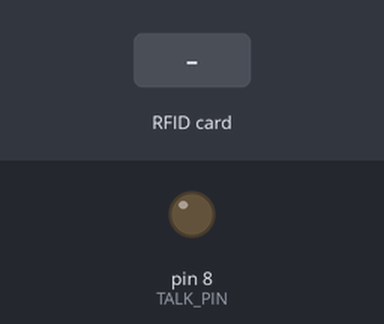
This sketch was run on a simulated Arduino Uno, built with avr-gcc and run on an emulated ATmega328P. Parts: output pins drawn as LEDs (lit = HIGH). The test bench sets the inputs (shaded band). Pins used as bus, display or sensor lines are not drawn; what the sketch prints to the serial monitor is not drawn.

Above: at 18.9 s.
19.0 s: RFID card 5E 7A 19 C4 held to the reader
At 19.7 s:
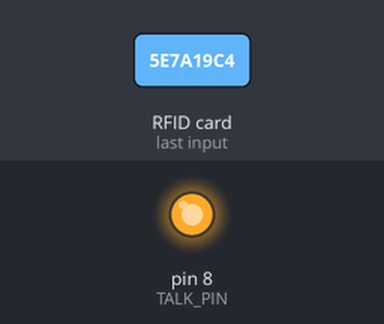
Timing chart, 0 to 22.0 s (numbered marks = the images above; inputs shaded):
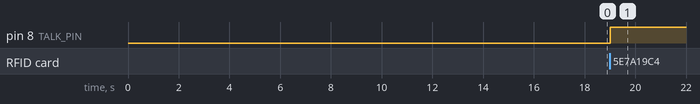

Measured:
- after the input at 19.0 s, pin 8 (TALK_PIN): LOW → HIGH at once

The sketch:

DecisionUnArd_main_humo.ino
```cpp
//  The values info matrix represent the following;
//  mu1 is here == 1
//  mu2 is here == 2
//  mu3 is here == 3
//  BU is here == 4
//  This tile is scanned == 5
//  This tile has not been scanned == 0
//  The target is there == 6
//  mu is planning to go here == 7 // not used
//  obtacle here == 8

#include "DecisionUnArd_header.h";

// RFID includes
#include <SPI.h>
#include <MFRC522.h>
//RFID defines
#define RST_PIN 9
#define SS_PIN 10
#define TALK_PIN 8
#define ISRESET_PIN 3
MFRC522 rfid(SS_PIN, RST_PIN);

uint8_t isCardDetected = 0;

// Define positions
Position buPosition = {5, 5};
Position currentPosition = {2, 2};
// Position unknownTargetPosition = {1, 9};
Position targetPosition = {-1,-1};

// Define obstacles
Position obstacles[MAX_OBSTACLES];

int obstacleCount = 2;
int buLink = 0;

// Define mu_info_matrix
int mu_info_matrix[GRID_SIZE][GRID_SIZE] = {
    {0, 0, 0, 0, 0, 0, 0, 0, 0},
    {0, 0, 0, 0, 8, 8, 0, 0, 0},
    {0, 0, 0, 0, 0, 0, 0, 0, 0},
    {7, 7, 7, 7, 7, 7, 7, 7, 7},
    {7, 7, 7, 7, 4, 7, 7, 7, 7},
    {7, 7, 7, 7, 7, 7, 7, 7, 7},
    {7, 7, 7, 7, 7, 7, 7, 7, 7},
    {7, 7, 7, 7, 7, 7, 7, 7, 7},
    {7, 7, 7, 7, 7, 7, 7, 7, 7}
};

// Set state to MOVING_TO_SEARCH_AREA
int state = MOVING_TO_SEARCH_AREA;

// Test function
// Test function
void test_move_decider_MU1() {


  // Call move_decider_MU1
  Position nextMoveResult = move_decider_MU1(buPosition, currentPosition, targetPosition, obstacles, obstacleCount, mu_info_matrix, state, buLink);


  if(nextMoveResult.x != 0 || nextMoveResult.y != 0){

    // Checking first the BU connecition
    if(((buPosition.x-currentPosition.x)^2 + (buPosition.y-currentPosition.y)^2)<10){
      buLink = 1;

      Serial.println("**************BU LINK IS ESTABLISHED");
    }
    else{
      buLink = 0;
      Serial.println("**************NO LINK WITH THE BU");
    }

    // Updating the info matrix
    if(currentPosition.x == targetPosition.x && currentPosition.y == targetPosition.y){

    Serial.println("Target has been found.");
    state = TARGET_FOUND;
      // Updating the info matrix
    mu_info_matrix[currentPosition.x-1][currentPosition.y - 1] = 6;

    }
    else{

      mu_info_matrix[currentPosition.x-1][currentPosition.y - 1] = 5;

    }

    currentPosition.x = currentPosition.x + nextMoveResult.x;
    currentPosition.y = currentPosition.y + nextMoveResult.y;
    mu_info_matrix[currentPosition.x-1][currentPosition.y - 1] = 1;

    // If our state is searching and we have not more unscaenned tiles left
    if(state == CURRENTLY_SEARCHING && !unscannedTileLeft(mu_info_matrix)){
      state = TARGET_NOT_FOUND;
    }

  }

  // Output the result
  Serial.print("Move made: (");
  Serial.print(nextMoveResult.x);
  Serial.print(", ");
  Serial.print(nextMoveResult.y);
  Serial.println(")");

  // Current State
  Serial.print("Current State: ");
  Serial.println(state);

  // Current Position
  // Output the result
  Serial.print("Current Position: (");
  Serial.print(currentPosition.x);
  Serial.print(", ");
  Serial.print(currentPosition.y);
  Serial.println(")");

  // Print out the mu_info_matrix
  Serial.println("mu_info_matrix:");
  for (int i = 0; i < GRID_SIZE; i++) {
      for (int j = 0; j < GRID_SIZE; j++) {
          Serial.print(mu_info_matrix[i][j]);
          Serial.print("\t");
      }
      Serial.println();
  }
}


// Setup function
void setup() {

  //RFID pin setups
  pinMode(ISRESET_PIN, OUTPUT);
  digitalWrite(ISRESET_PIN, HIGH);
  delay(2000);
  digitalWrite(ISRESET_PIN, LOW);
  pinMode(TALK_PIN, OUTPUT);
  digitalWrite(TALK_PIN, LOW);
  Serial.begin(9600);
  SPI.begin();
  rfid.PCD_Init();


  // Initialize serial communication
  Serial.begin(9600);

  obstacles[0].x = 2;
  obstacles[0].y = 5;
  obstacles[1].x = 2;
  obstacles[1].y = 6;

  // Test the move_decider_MU1 function
  test_move_decider_MU1();
  test_move_decider_MU1();
  test_move_decider_MU1();
  test_move_decider_MU1();
  test_move_decider_MU1();
  test_move_decider_MU1();
  test_move_decider_MU1();
  test_move_decider_MU1();
  test_move_decider_MU1();
  test_move_decider_MU1();
  test_move_decider_MU1();
  test_move_decider_MU1();
  test_move_decider_MU1();
  test_move_decider_MU1();
  test_move_decider_MU1();
  test_move_decider_MU1();
  test_move_decider_MU1();
  test_move_decider_MU1();
  test_move_decider_MU1();
  test_move_decider_MU1();
  test_move_decider_MU1();
  test_move_decider_MU1();
  test_move_decider_MU1();
  test_move_decider_MU1();
  test_move_decider_MU1();
  test_move_decider_MU1();
  test_move_decider_MU1();
  test_move_decider_MU1();
  test_move_decider_MU1();
  test_move_decider_MU1();
  test_move_decider_MU1();
  test_move_decider_MU1();
  test_move_decider_MU1();
  test_move_decider_MU1();
  test_move_decider_MU1();
  test_move_decider_MU1();
  test_move_decider_MU1();
  // Gets in the perimiter of the BU
  test_move_decider_MU1();
  test_move_decider_MU1();
  test_move_decider_MU1();
  test_move_decider_MU1();
  Serial.println(buLink);
  test_move_decider_MU1();
  test_move_decider_MU1();
  test_move_decider_MU1();
  // Receives the info on the target from another MU
  state = MOVING_TO_TARGET;
  test_move_decider_MU1();
  test_move_decider_MU1();
  test_move_decider_MU1();
  test_move_decider_MU1();
  test_move_decider_MU1();
  test_move_decider_MU1();
  test_move_decider_MU1();
  test_move_decider_MU1();
  test_move_decider_MU1();
  test_move_decider_MU1();

}

// Loop function
void loop() {

// Checking if we are reaading a new card
if (rfid.PICC_IsNewCardPresent() && rfid.PICC_ReadCardSerial()) {

  // Assign the coordinates
  // currentPosition.x = RFID_position_result().x;
  // currentPosition.y = RFID_position_result().y;
  digitalWrite(TALK_PIN, HIGH);

  //***** THIS IS FOR SENDING THE DECIDED MOVE
  // Serial.write(coded_coordinates);
  // delay(1000);
  // digitalWrite(TALK_PIN, LOW);

}
}
  //
```

DecisionUnArd_function.ino
```cpp
// Custom map structure to hold visited nodes and their parents
struct CustomMap {
  Position keys[GRID_SIZE * GRID_SIZE]; // Store positions (keys)
  Position values[GRID_SIZE * GRID_SIZE]; // Store parent positions (values)
  int size; // Size of the map

  // Constructor
  CustomMap() {
    size = 0;
  }

  // Function to check if the map contains a key
  bool contains(Position key) {
    for (int i = 0; i < size; i++) {
      if (keys[i].x == key.x && keys[i].y == key.y) {
        return true;
      }
    }
    return false;
  }

  // Function to insert a key-value pair into the map
  void insert(Position key, Position value) {
    keys[size] = key;
    values[size] = value;
    size++;
  }

  // Function to retrieve the parent of a key
  Position getParent(Position key) {
    for (int i = 0; i < size; i++) {
      if (keys[i].x == key.x && keys[i].y == key.y) {
        return values[i];
      }
    }
    // If key not found, return {0, 0}
    return {0, 0};
  }
};

// Function to check if a position is an obstacle
bool isObstacle(Position position, Position obstacles[], int obstacleCount) {
  for (int i = 0; i < obstacleCount; i++) {
    if (position.x == obstacles[i].x && position.y == obstacles[i].y) {
      return true;
    }
  }
  return false;
}

// Function to find the next move
Position nextMove(Position buPosition, Position currentPosition, Position aimedPosition, Position obstacles[], int obstacleCount) {
  // Initialize queue for BFS
  Position queue[GRID_SIZE * GRID_SIZE];
  CustomMap visited;

  // Add starting position to queue
  int rear = 0;
  queue[rear++] = currentPosition;

  // Perform BFS
  while (rear > 0) {
    // Dequeue
    Position current = queue[0];
    for (int i = 0; i < rear - 1; i++) {
      queue[i] = queue[i + 1];
    }
    rear--;

    // Check if current position is the target
    if (current.x == aimedPosition.x && current.y == aimedPosition.y) {
      // Reconstruct path
      Position currentPath = current;
      Position path[MAX_PATH_LENGTH];
      int pathLength = 0;
      while (!(currentPath.x == currentPosition.x && currentPath.y == currentPosition.y)) {
        path[pathLength++] = currentPath;
        currentPath = visited.getParent(currentPath);

        // For debugging purposes
        // Serial.print("\n Path in reverse  ");
        // Serial.print(currentPath.x);
        // Serial.print(",");
        // Serial.print(currentPath.y);

      }

      // Return the next move
      return {path[pathLength-1].x - currentPosition.x, path[pathLength-1].y - currentPosition.y};

  }

    // Generate neighbors (up, down, left, right)
    Position neighbors[] = {
      {current.x - 1, current.y},
      {current.x + 1, current.y},
      {current.x, current.y - 1},
      {current.x, current.y + 1}
    };

    // Add valid neighbors to queue
    for (int i = 0; i < 4; i++) {
      Position neighbor = neighbors[i];
      // Check if the neighbor is within the grid bounds
      if (neighbor.x >= 1 && neighbor.x <= GRID_SIZE && neighbor.y >= 1 && neighbor.y <= GRID_SIZE) {
        if (!isObstacle(neighbor, obstacles, obstacleCount) && !visited.contains(neighbor)) {
          queue[rear++] = neighbor;
          visited.insert(neighbor, current);
        }
      }
    }
  }
  //******************************************************************
  //***ADD CHECK FOR AIMING AT AN MU & MAKE THEM MOVE TO BU INSTEAD***
  //*********THIS WILL BE ADDED AFTER MOVE_TO_BU IS FINISHED**********
  //******************************************************************


  // No path found
  return {0, 0};
}

//******************************************************************
//************************SEARCHER FUNCTION*************************
//******************************************************************

// GRID_SIZE is a global variable, no need to have it as input.

Position searcher(Position buPosition, Position currentPosition, Position obstacles[], int obstacleCount, int mu_info_matrix[GRID_SIZE][GRID_SIZE]) {

Position aimedPosition; // Will be input to the next_move_function
int distance_matrix[GRID_SIZE][GRID_SIZE];

for (int i = 0; i < GRID_SIZE; i++) {
    for (int j = 0; j < GRID_SIZE; j++) {

      // Calculating the distances (Note that the value we multiply may change if it isn't sufficient)
      distance_matrix[i][j] = abs(currentPosition.x - i) + abs(currentPosition.y - j) + 10*mu_info_matrix[i][j];
    }
  }

  int min_value = distance_matrix[0][0]; // Assuming the first element is the min value
  int min_row = 0;      // Initialize the index of the minimum value
  int min_column = 0;

  for (int i = 0; i < GRID_SIZE; i++) {
    for (int j = 0; j < GRID_SIZE; j++) {

      if(distance_matrix[i][j]<min_value){

        min_value = distance_matrix[i][j];
        min_row = i;
        min_column = j;

      }
    }
  }

  aimedPosition.x = min_row + 1; // Since our positions start from 1 but indexes start from 0 we add a 1.
  aimedPosition.y = min_column + 1;
  Position nextMoveResult = nextMove(buPosition, currentPosition, aimedPosition, obstacles, obstacleCount);

  return nextMoveResult;
}

//******************************************************************
//***********************MOVE TO BU FUNCTION************************
//******************************************************************

Position move_to_BU(Position buPosition, Position currentPosition, Position obstacles[], int obstacleCount){

 Position nextMoveResult = nextMove(buPosition, currentPosition, buPosition, obstacles, obstacleCount);

 return nextMoveResult;
}

//******************************************************************
//*********************MOVE TO TARGET_1 FUNCTION********************
//******************************************************************

// State of the MU should be adjusted in the route planner function, not in the indvidual movement functions.
// Also after getting the next position info, we should check if current+move == target, and change state accordingly.
// Of course depending on the MU the position we check will differ.
// You might wanna take the state out of this and adjust it after the result

Position move_to_target_MU1(Position buPosition, Position currentPosition, Position targetPosition, Position obstacles[], int obstacleCount, int& state){

Position aimedPosition = targetPosition;

// If the target is in any of the corners, the position might be most probably blocked
// by other MUs so instead of moving direclt on to the target, just go the the diagonal position.
if(aimedPosition.x == 1 && aimedPosition.y == 1){
  aimedPosition.x = 2;
  aimedPosition.y = 2;
}
if(aimedPosition.x == 1 && aimedPosition.y == 9){
  aimedPosition.x = 2;
  aimedPosition.y = 8;
}

if(aimedPosition.x == 9 && aimedPosition.y == 1){
  aimedPosition.x = 8;
  aimedPosition.y = 2;
}

if(aimedPosition.x == 9 && aimedPosition.y == 9){
  aimedPosition.x = 8;
  aimedPosition.y = 8;
}

Position nextMoveResult = nextMove(buPosition, currentPosition, aimedPosition, obstacles, obstacleCount);

if((currentPosition.x + nextMoveResult.x == targetPosition.x) && (currentPosition.y + nextMoveResult.y == targetPosition.y)){
  state = TARGET_REACHED;
}

return nextMoveResult;

}

Position move_decider_MU1(Position buPosition, Position currentPosition, Position targetPosition, Position obstacles[], int obstacleCount,int mu_info_matrix[GRID_SIZE][GRID_SIZE],int& state, int bu_link){

Position nextMoveResult;


if(state == MOVING_TO_SEARCH_AREA){

  // Adding the BU to the obstacles
  obstacles[obstacleCount] = buPosition;
  obstacleCount = obstacleCount + 1;

  nextMoveResult = searcher(buPosition, currentPosition, obstacles, obstacleCount,mu_info_matrix);

  if((currentPosition.x + nextMoveResult.x < 4) && (currentPosition.x + nextMoveResult.x > 0)){
    // If when this move is made, we reach the target, the state update will be done by the RFID output.
    // But for now we just know that we are now in our search area.
    state = CURRENTLY_SEARCHING;
  }

}

// Somewhere I should check (either in the main or at the end of here) if while I am in the state of searching, whether
// my info matrix has ay zeros left or not. If I have no zeros left, then my state should change to TARGET_NOT_FOUND
else if(state == CURRENTLY_SEARCHING){


  // Adding the BU to the obstacles
  obstacles[obstacleCount] = buPosition;
  obstacles[obstacleCount + 1].x = 4;
  // We add the tile in the other MUs regions that we might move towards into our obstacles to prevent trespassing.
  obstacles[obstacleCount + 1].y = currentPosition.y;
  obstacleCount = obstacleCount + 2;

  nextMoveResult = searcher(buPosition, currentPosition, obstacles, obstacleCount, mu_info_matrix);

}

// If target is NOT found move to the BU
else if(state == TARGET_NOT_FOUND){

  // If we have a connection with the BU stay in place
  if(bu_link == 1){

  nextMoveResult;
  nextMoveResult.x = 0;
  nextMoveResult.y = 0;

  }
  // Move to the BU
  else{
    nextMoveResult = move_to_BU(buPosition, currentPosition, obstacles, obstacleCount);
  }
}

else if(state == TARGET_FOUND){

  // The job of the finding MU is to move to the BU to inform it. Again having a connection is enough.
  // If we have a connection with move to the target
  if(bu_link == 1){

  state = MOVING_TO_TARGET;

  // Adding the BU to the obstacles
  obstacles[obstacleCount] = buPosition;
  obstacleCount = obstacleCount + 1;

  nextMoveResult = move_to_target_MU1(buPosition, currentPosition, targetPosition, obstacles, obstacleCount, state);
  }
  // Move to the BU
  else{
    nextMoveResult = move_to_BU(buPosition, currentPosition, obstacles, obstacleCount);
  }

}

else if(state == MOVING_TO_TARGET){
  // Adding the BU to the obstacles
  obstacles[obstacleCount] = buPosition;
  obstacleCount = obstacleCount + 1;

  nextMoveResult = move_to_target_MU1(buPosition, currentPosition, targetPosition, obstacles, obstacleCount, state);
}

// This may be redundant.
else if(state == TARGET_REACHED){

  nextMoveResult;
  nextMoveResult.x = 0;
  nextMoveResult.y = 0;

}

return nextMoveResult;
// State should be adjusted after RFID reading. It either stay the same or we switch to TARGET_FOUND

}

Position RFID_position_result(){

  Position position_result;
  // If we had failure to read then return -1,-1 to incdicate mistake
  position_result.x = -1;
  position_result.y = -1;

  byte block = 14;
  byte buffer[18];
  byte size = sizeof(buffer);
  MFRC522::MIFARE_Key key;

  for (byte i = 0; i < 6; i++) key.keyByte[i] = 0xFF;

  if (rfid.PCD_Authenticate(MFRC522::PICC_CMD_MF_AUTH_KEY_A, block, &key, &rfid.uid) != MFRC522::STATUS_OK) {
    Serial.println("Authentication failed");
    return position_result;
  }

  if (rfid.MIFARE_Read(block, buffer, &size) != MFRC522::STATUS_OK) {
    Serial.println("Read failed");
    return position_result;
  } else {
    position_result.x = buffer[0];
    position_result.y = buffer[1];

    return position_result;  // Return 0 if coordinates don't match any predefined pairs
  }

}

// Function to check if all elements in the matrix are non-zero
bool unscannedTileLeft(const int matrix[GRID_SIZE][GRID_SIZE]) {
    for (int i = 0; i < GRID_SIZE; i++) {
        for (int j = 0; j < GRID_SIZE; j++) {
            if (matrix[i][j] == 0) {
                return true;
            }
        }
    }
    return false;
}


void clearSerialBuffer() {
  while (Serial.available() > 0) {
    Serial.read();
  }
}
```

Source omitted: DecisionUnArd_header.h (1794 bytes)
